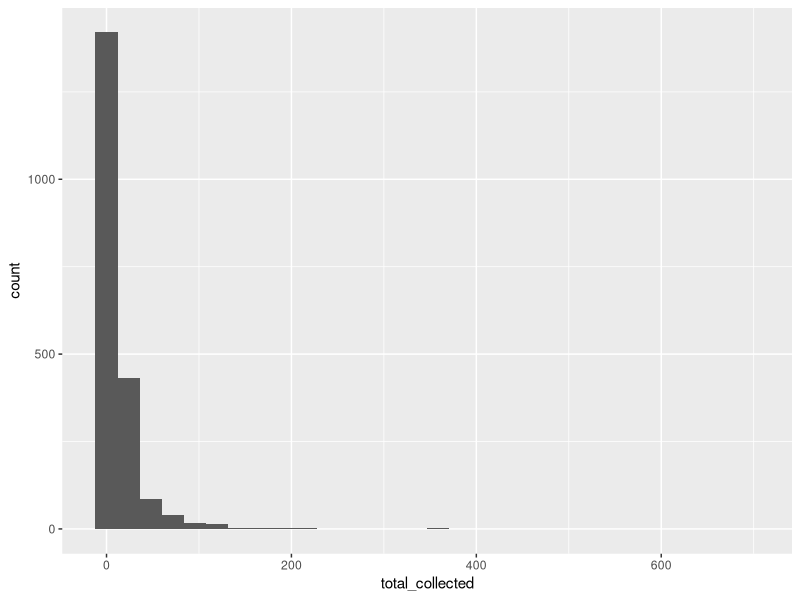
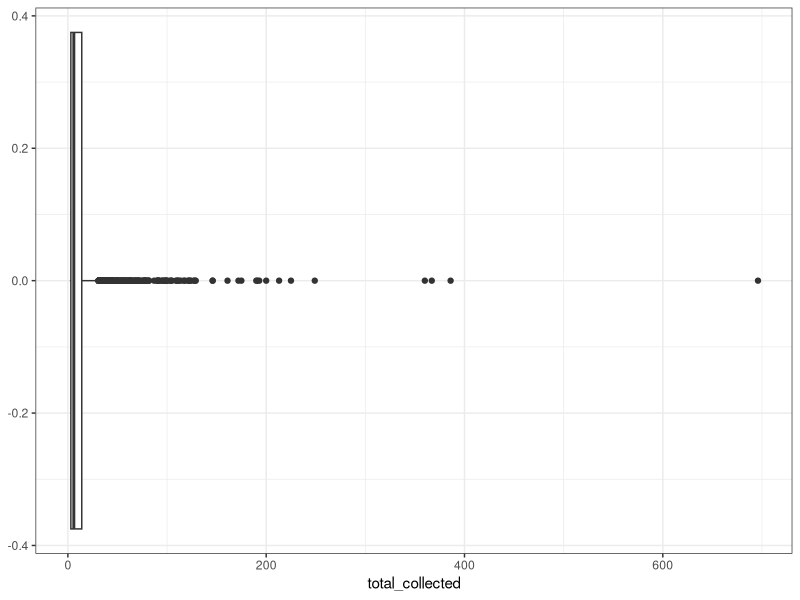
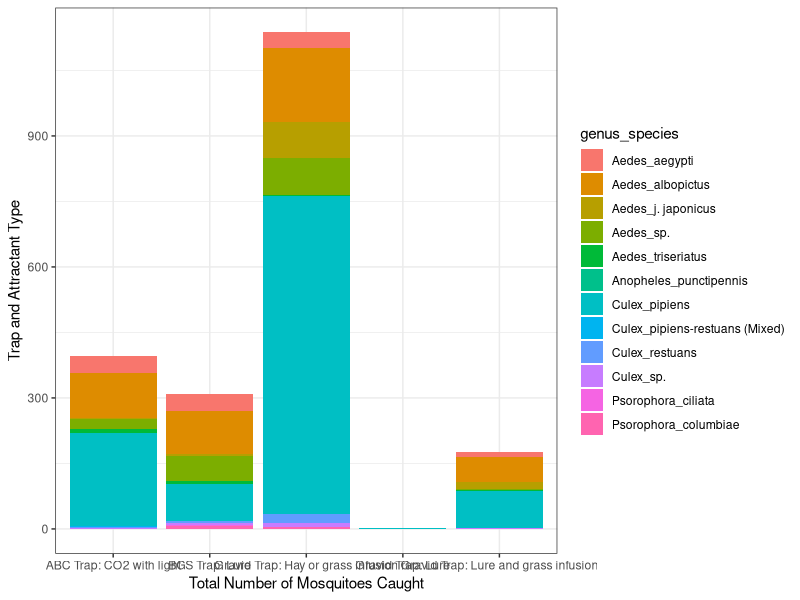
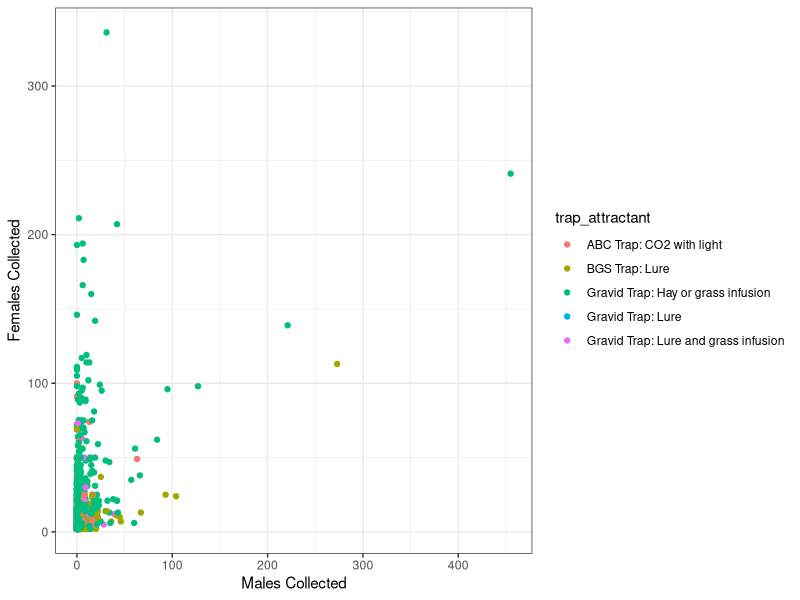
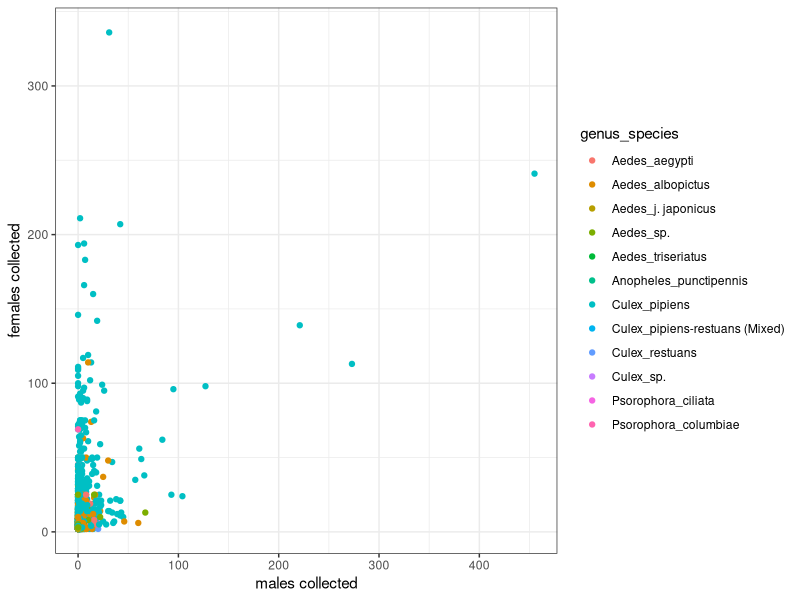

R code for these plots, in order:
## ---- chunk 1
rm(list=ls())
library(tidyverse)
library(here)
library(ggfortify)
library(multcomp)
## ---- chunk 2
mosquito <- read.csv(here("Data/Mosquito_Trap_Sites_edited.csv"))
## ---- chunk 3
glimpse(mosquito) # looking at each variable in the data set
summary(mosquito) # looking at the summary statistics of the variables in the data set
## ---- chunk 4
mosquito |>
  group_by(trap_type, attractant_used) |>
  summarise() # this combines and shows all the pairings between trap_type and attractant_used
## ---- chunk 5
# change trap_type to fct
mosquito$trap_type <- 
  as.factor(mosquito$trap_type)
levels(mosquito$trap_type)

# change attractant_used to fct
mosquito$attractant_used <- 
  as.factor(mosquito$attractant_used)
levels(mosquito$attractant_used)
## ---- chunk 6
# reduce levels of attractant_used
fix <- which(mosquito$attractant_used == "CO2 and Light")
mosquito$attractant_used[fix] <- "CO2 with light"

fix2 <- which(mosquito$attractant_used == "grass infusion and Lure")
mosquito$attractant_used[fix2] <- "Lure and grass infusion"

fix3 <- which(mosquito$attractant_used == "lure and grass infusion")
mosquito$attractant_used[fix3] <- "Lure and grass infusion"

fix4 <- which(mosquito$attractant_used == "Lure with grass infusion")
mosquito$attractant_used[fix4] <- "Lure and grass infusion"

mosquito$attractant_used <- factor(mosquito$attractant_used)
levels(mosquito$attractant_used)
## ---- chunk 7
mosquito <- mosquito |>
   unite("trap_attractant", c(trap_type, attractant_used),
        sep = ": ") # this combines the trap_type and attractant_used into one column, separated by ": "
## ---- chunk 8
mosquito$set_time_day <- 
  as.factor(mosquito$set_time_day)
levels(mosquito$set_time_day)
# two levels Afternoon and Morning

mosquito$collected_time_day <- 
  as.factor(mosquito$collected_time_day)
levels(mosquito$collected_time_day)
# two levels Afternoon and Morning
## ---- chunk 9
mosquito$genus <- 
  as.factor(mosquito$genus)
levels(mosquito$genus)
# genus levels are Aedes, Anopheles, Culex, and Psorophora

mosquito$species <- 
  as.factor(mosquito$species)
levels(mosquito$species)
# 11 different species levels 
## ---- chunk 10
mosquito <- mosquito |>
   unite("genus_species", c(genus, species),
        sep = "_") # this combines genus and species into one column, separated by "-"
## ---- chunk 11
mosquito <- mosquito |> 
  mutate(trap_set = ymd_hms(trap_set))

mosquito <- mosquito |> 
  mutate(trap_collected = ymd_hms(trap_collected))

mosquito <- mosquito |>
  mutate(report_date = ymd_hms(report_date))
  
# these functions convert trap_set, trap_collected, and report_date to date format with hour, minute, and second as well
## ---- chunk 12
mosquito <- mosquito |>
  mutate(total_collected = males_collected + females_collected) # this combines the total number of male and female mosquitoes caught
## ---- chunk 13
mosquito <- mosquito |>
  mutate(trap_time_out = trap_set - trap_collected) # this determines how many days each trap was out for 
## ---- chunk 14
ggplot(mosquito, aes(x = total_collected)) +
  geom_histogram() # histogram of total mosquitoes collected
## ---- chunk 15
mosquito |>
  filter(total_collected >= 300) |>
  view()
## ---- chunk 16
ggplot(mosquito, aes(total_collected)) +
  geom_boxplot() +
  theme_bw()
## ---- chunk 17
summary(mosquito)
## ---- chunk 18
(1.5*11) +14 # = 16.5 as upper limit
3 - (1.5*11) # = -13.5 as lower limit

mosquito |>
  filter(total_collected >= 16.5) |>
  view() # observations with more than 16.5 mosquitoes collected
## ---- chunk 19
write.csv(mosquito, here("Data",
                        "mosquito_new.csv"), row.names = FALSE) # this saves everything i've done in this .qmd to a new data set called mosquito_new.csv
## ---- chunk 20
ggplot(mosquito, aes(y = trap_attractant, fill = genus_species)) +
  geom_bar() +
  theme_bw() +
  xlab("Trap and Attractant Type") + 
  ylab("Total Number of Mosquitoes Caught") +
  coord_flip() # compares trap type with mosquito genus-specie

ggplot(mosquito, aes(x = males_collected, y = females_collected, colour = trap_attractant)) +
  geom_point() + 
  theme_bw() +
  xlab("Males Collected") +
  ylab("Females Collected") # scatterplot of males and females collected sorted by trap_attractant, lots of gravid grap with hay or grass infusion
## ---- chunk 21
ggplot(mosquito, aes(x = males_collected, y = females_collected, colour = genus_species)) +
  geom_point() +
  theme_bw() +
  xlab("males collected") +
  ylab("females collected")
  # lots of culex pipiens restauns mixed
## ---- chunk 22
mosquito |>
  summarise(mean_males = mean(males_collected),
            sd_males = sd(males_collected),
            mean_females = mean(females_collected),
            sd_females = sd(females_collected)) |>
  view()
